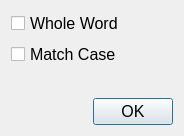
<?xml version="1.0" encoding="UTF-8"?>
<ui version="4.0">
 <class>SearchSettings</class>
 <widget class="QDialog" name="SearchSettings">
  <property name="geometry">
   <rect>
    <x>0</x>
    <y>0</y>
    <width>184</width>
    <height>136</height>
   </rect>
  </property>
  <property name="font">
   <font>
    <pointsize>12</pointsize>
   </font>
  </property>
  <property name="windowTitle">
   <string>Search Settings</string>
  </property>
  <property name="windowIcon">
   <iconset resource="../../resource.qrc">
    <normaloff>:/all/icons/CAR_Logo.ico</normaloff>:/all/icons/CAR_Logo.ico</iconset>
  </property>
  <layout class="QVBoxLayout" name="verticalLayout_2">
   <item>
    <layout class="QVBoxLayout" name="verticalLayout">
     <item>
      <widget class="QCheckBox" name="wholeWordCheckBox">
       <property name="text">
        <string>Whole Word</string>
       </property>
      </widget>
     </item>
     <item>
      <widget class="QCheckBox" name="matchCaseCheckBox">
       <property name="text">
        <string>Match Case</string>
       </property>
      </widget>
     </item>
    </layout>
   </item>
   <item>
    <spacer name="verticalSpacer_2">
     <property name="orientation">
      <enum>Qt::Vertical</enum>
     </property>
     <property name="sizeHint" stdset="0">
      <size>
       <width>20</width>
       <height>40</height>
      </size>
     </property>
    </spacer>
   </item>
   <item>
    <layout class="QHBoxLayout" name="horizontalLayout">
     <item>
      <spacer name="horizontalSpacer">
       <property name="orientation">
        <enum>Qt::Horizontal</enum>
       </property>
       <property name="sizeHint" stdset="0">
        <size>
         <width>40</width>
         <height>20</height>
        </size>
       </property>
      </spacer>
     </item>
     <item>
      <widget class="QPushButton" name="okButton">
       <property name="text">
        <string>OK</string>
       </property>
      </widget>
     </item>
    </layout>
   </item>
  </layout>
 </widget>
 <resources>
  <include location="../../resource.qrc"/>
 </resources>
 <connections/>
</ui>
